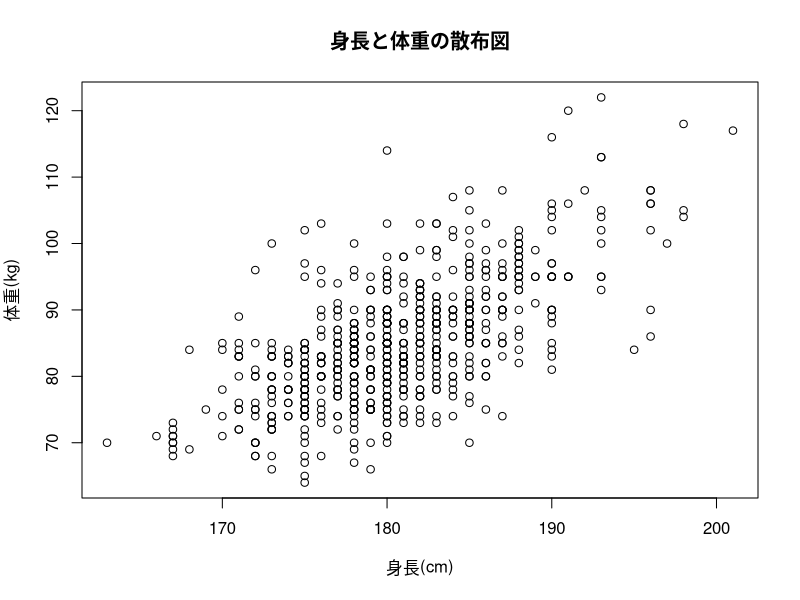
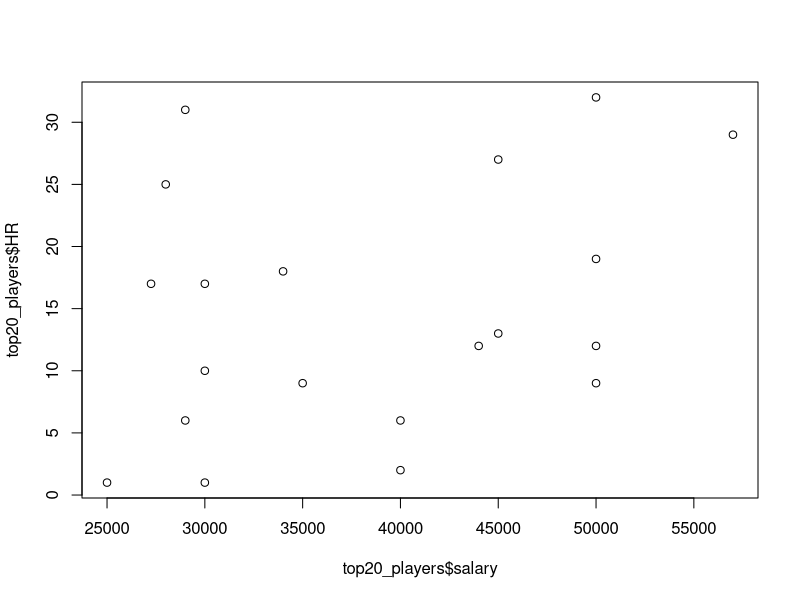

Recreate these plots in R, in order.
## ---- chunk 1
rm(list = ls())
library(tidyverse)
# データを読み込む
dat <- read_csv("BaseballDecade.csv")
# データを一部絞り込みます
dat <- dat[dat$Year == "2020年度", ]
# または
# dat <- dat %>% filter(Year == "2020年度")
## ---- chunk 2
plot(dat$height, dat$weight,
  xlab = "身長(cm)", ylab = "体重(kg)",
  main = "身長と体重の散布図"
)
## ---- chunk 3
# ここに書く
## ---- chunk 4
# ここに書く
## ---- chunk 5
# データを読み込む
dat <- read_csv("BaseballDecade.csv")

# 野手（投手以外）を選び、年俸で降順にソートしてTOP20を取得
top20_players <- dat %>%
  filter(Year == "2020年度") %>% # 2020年度のデータ
  filter(position != "投手") %>% # 投手以外（野手）を選択
  arrange(desc(salary)) %>% # 年俸の降順でソート
  head(20) %>% # 上位20人を取得
  select(Name, team, salary, HR) # 必要な列だけを選択
## ---- chunk 6
top20_players
plot(top20_players$salary, top20_players$HR)
## ---- chunk 7
# ここに書く
## ---- chunk 8
cor(top20_players$salary, top20_players$HR, method = "pearson")
## ---- chunk 9
team_blood <- dat %>%
  filter(Year == "2020年度", team %in% c("Tigers", "Giants", "Carp")) %>%
  select(team, bloodType)

# Factor型に変換
team_blood$team <- factor(team_blood$team)
team_blood$bloodType <- factor(team_blood$bloodType)

# クロス集計表の作成
cross_table <- table(team_blood$team, team_blood$bloodType)
print(cross_table)
## ---- chunk 10
chi_sq_test <- chisq.test(cross_table)
print(chi_sq_test)
## ---- chunk 11
chi_sq_value <- chi_sq_test$statistic
n <- sum(cross_table) # サンプルサイズ
r <- nrow(cross_table) # 行数
c <- ncol(cross_table) # 列数
min_rc <- min(r, c) # r と c の小さい方

# クラメールのVの計算
cramers_v <- sqrt(chi_sq_value / (n * (min_rc - 1)))
cramers_v
